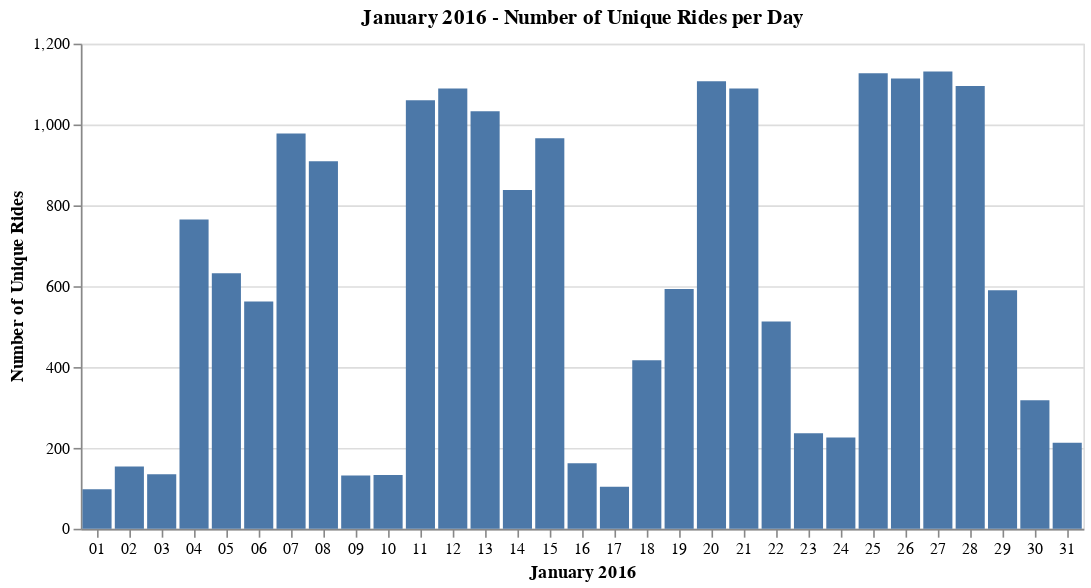

The cell this chart's notebook holds for it:
### Code cell
alt.Chart(df_rides_in_jan_2016).mark_bar().encode(
    x = alt.X('date(Day):O', title='January 2016',axis=alt.Axis(labelAngle=0)),
    y = alt.Y('Number_of_Rides', title='Number of Unique Rides')).properties(
    title='January 2016 - Number of Unique Rides per Day')

### Figure 1 — Vega-Lite specification as saved in the notebook (floating-point values rounded to 4 significant figures)
{"config": {"view": {"continuousWidth": 400, "continuousHeight": 300}}, "data": {"name": "data-42e85d5e042cebe96938dbc2c1a42b16"}, "mark": "bar", "encoding": {"x": {"type": "ordinal", "axis": {"labelAngle": 0}, "field": "Day", "timeUnit": "date", "title": "January 2016"}, "y": {"type": "quantitative", "field": "Number_of_Rides", "title": "Number of Unique Rides"}}, "title": "January 2016 - Number of Unique Rides per Day", "$schema": "https://vega.github.io/schema/vega-lite/v4.8.1.json", "datasets": {"data-42e85d5e042cebe96938dbc2c1a42b16": [{"Day": "2016-01-01T00:00:00", "Number_of_Rides": 98}, {"Day": "2016-01-02T00:00:00", "Number_of_Rides": 154}, {"Day": "2016-01-03T00:00:00", "Number_of_Rides": 135}, {"Day": "2016-01-04T00:00:00", "Number_of_Rides": 765}, {"Day": "2016-01-05T00:00:00", "Number_of_Rides": 632}, {"Day": "2016-01-06T00:00:00", "Number_of_Rides": 562}, {"Day": "2016-01-07T00:00:00", "Number_of_Rides": 978}, {"Day": "2016-01-08T00:00:00", "Number_of_Rides": 909}, {"Day": "2016-01-09T00:00:00", "Number_of_Rides": 132}, {"Day": "2016-01-10T00:00:00", "Number_of_Rides": 133}, {"Day": "2016-01-11T00:00:00", "Number_of_Rides": 1060}, {"Day": "2016-01-12T00:00:00", "Number_of_Rides": 1089}, {"Day": "2016-01-13T00:00:00", "Number_of_Rides": 1033}, {"Day": "2016-01-14T00:00:00", "Number_of_Rides": 838}, {"Day": "2016-01-15T00:00:00", "Number_of_Rides": 966}, {"Day": "2016-01-16T00:00:00", "Number_of_Rides": 162}, {"Day": "2016-01-17T00:00:00", "Number_of_Rides": 104}, {"Day": "2016-01-18T00:00:00", "Number_of_Rides": 417}, {"Day": "2016-01-19T00:00:00", "Number_of_Rides": 593}, {"Day": "2016-01-20T00:00:00", "Number_of_Rides": 1107}, {"Day": "2016-01-21T00:00:00", "Number_of_Rides": 1089}, {"Day": "2016-01-22T00:00:00", "Number_of_Rides": 513}, {"Day": "2016-01-23T00:00:00", "Number_of_Rides": 236}, {"Day": "2016-01-24T00:00:00", "Number_of_Rides": 226}, {"Day": "2016-01-25T00:00:00", "Number_of_Rides": 1127}, {"Day": "2016-01-26T00:00:00", "Number_of_Rides": 1114}, {"Day": "2016-01-27T00:00:00", "Number_of_Rides": 1131}, {"Day": "2016-01-28T00:00:00", "Number_of_Rides": 1095}, {"Day": "2016-01-29T00:00:00", "Number_of_Rides": 590}, {"Day": "2016-01-30T00:00:00", "Number_of_Rides": 318}, {"Day": "2016-01-31T00:00:00", "Number_of_Rides": 213}]}}
